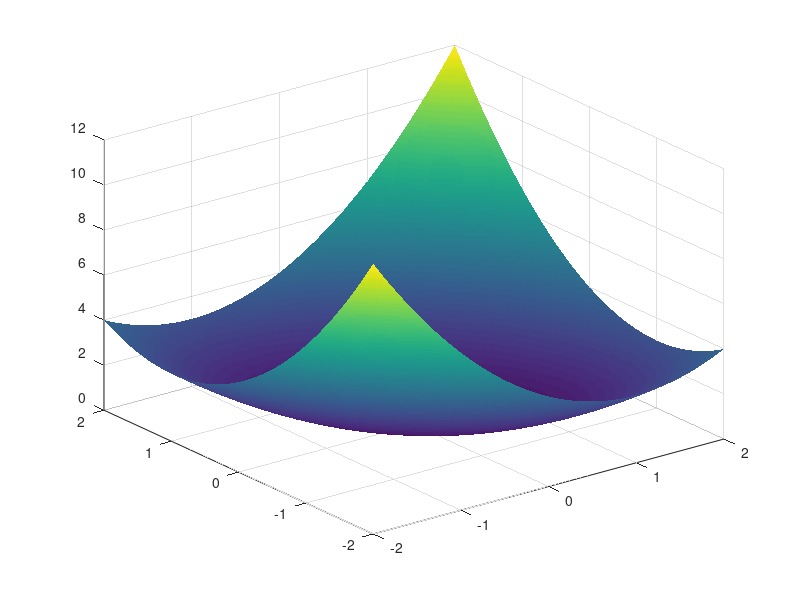
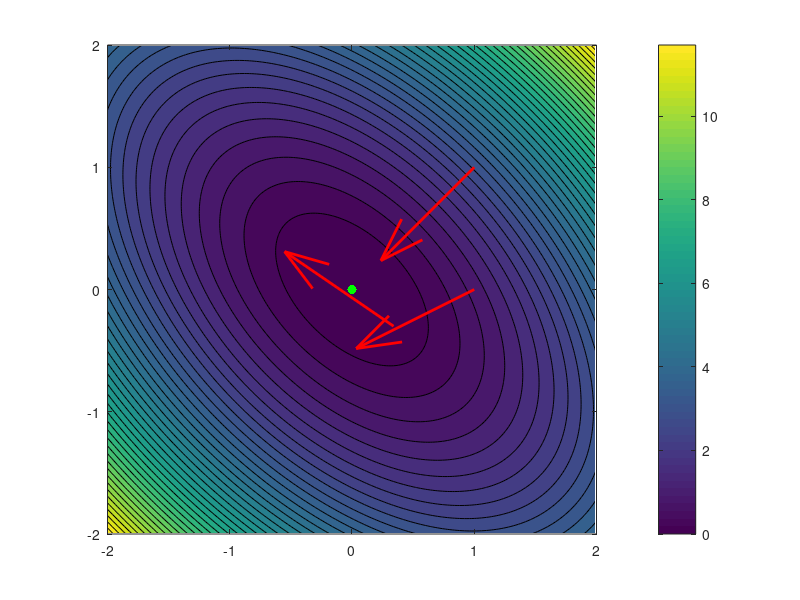

These figures' MATLAB source, in order:
close all

x = linspace(-2,2,201);
y = x;
[X,Y] = meshgrid(x,y);
f = @(x,y)  x.^2 + x.*y + y.^2;
c = 1.2;
fx = @(x,y) c*(2*x+y)/(sqrt(5*x.^2+8*x.*y+5*y.^2));
fy = @(x,y) c*(2*y+x)/(sqrt(5*x.^2+8*x.*y+5*y.^2));
surf(X,Y,f(X,Y)), shading interp

figure, contourf(X,Y,f(X,Y),40), colorbar, axis equal, hold on
plot(0,0,'g.','markersize',20)

quiver(1,1,-fx(1,1),-fy(1,1),'r','linewidth',2)
quiver(1,0,-fx(1,0),-fy(1,0),'r','linewidth',2)
quiver(0.34,-0.3,-fx(0.34,-0.3),-fy(0.34,-0.3),'r','linewidth',2)